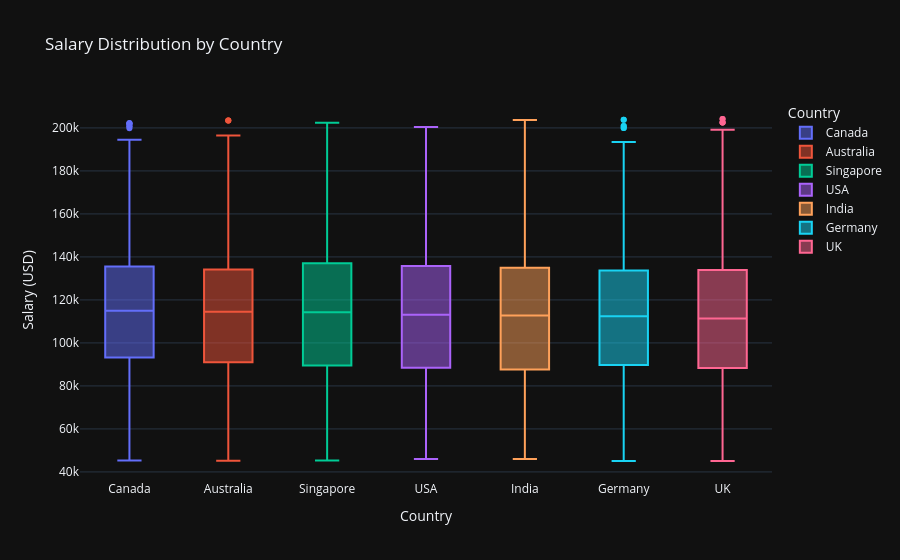

Notebook code cell kept with this figure:
### Code cell
### 6. Salary by Country
country_order = ai_df.groupby('country')['salary'].median().sort_values(ascending=False).index.tolist()
fig = px.box(ai_df, x='country', y='salary', color='country',
             title='Salary Distribution by Country',
             category_orders={'country': country_order},
             labels={'country': 'Country', 'salary': 'Salary (USD)'})
fig.show()

### Figure 1 — Plotly figure (JSON) as saved in the notebook; plotly's stock layout.template omitted (floating-point values rounded to 4 significant figures; data arrays with more than 128 entries replaced by an {"elided": "..."} marker saying what was removed)
{"data": [{"alignmentgroup": "True", "hovertemplate": "Country=%{x}<br>Salary (USD)=%{y}<extra></extra>", "legendgroup": "Canada", "marker": {"color": "#636efa"}, "name": "Canada", "notched": false, "offsetgroup": "Canada", "orientation": "v", "showlegend": true, "x": {"elided": "2211 str values"}, "x0": " ", "xaxis": "x", "y": {"elided": "2211 int values"}, "y0": " ", "yaxis": "y", "type": "box"}, {"alignmentgroup": "True", "hovertemplate": "Country=%{x}<br>Salary (USD)=%{y}<extra></extra>", "legendgroup": "Australia", "marker": {"color": "#EF553B"}, "name": "Australia", "notched": false, "offsetgroup": "Australia", "orientation": "v", "showlegend": true, "x": {"elided": "2212 str values"}, "x0": " ", "xaxis": "x", "y": {"elided": "2212 int values"}, "y0": " ", "yaxis": "y", "type": "box"}, {"alignmentgroup": "True", "hovertemplate": "Country=%{x}<br>Salary (USD)=%{y}<extra></extra>", "legendgroup": "Singapore", "marker": {"color": "#00cc96"}, "name": "Singapore", "notched": false, "offsetgroup": "Singapore", "orientation": "v", "showlegend": true, "x": {"elided": "2264 str values"}, "x0": " ", "xaxis": "x", "y": {"elided": "2264 int values"}, "y0": " ", "yaxis": "y", "type": "box"}, {"alignmentgroup": "True", "hovertemplate": "Country=%{x}<br>Salary (USD)=%{y}<extra></extra>", "legendgroup": "USA", "marker": {"color": "#ab63fa"}, "name": "USA", "notched": false, "offsetgroup": "USA", "orientation": "v", "showlegend": true, "x": {"elided": "2202 str values"}, "x0": " ", "xaxis": "x", "y": {"elided": "2202 int values"}, "y0": " ", "yaxis": "y", "type": "box"}, {"alignmentgroup": "True", "hovertemplate": "Country=%{x}<br>Salary (USD)=%{y}<extra></extra>", "legendgroup": "India", "marker": {"color": "#FFA15A"}, "name": "India", "notched": false, "offsetgroup": "India", "orientation": "v", "showlegend": true, "x": {"elided": "2252 str values"}, "x0": " ", "xaxis": "x", "y": {"elided": "2252 int values"}, "y0": " ", "yaxis": "y", "type": "box"}, {"alignmentgroup": "True", "hovertemplate": "Country=%{x}<br>Salary (USD)=%{y}<extra></extra>", "legendgroup": "Germany", "marker": {"color": "#19d3f3"}, "name": "Germany", "notched": false, "offsetgroup": "Germany", "orientation": "v", "showlegend": true, "x": {"elided": "2193 str values"}, "x0": " ", "xaxis": "x", "y": {"elided": "2193 int values"}, "y0": " ", "yaxis": "y", "type": "box"}, {"alignmentgroup": "True", "hovertemplate": "Country=%{x}<br>Salary (USD)=%{y}<extra></extra>", "legendgroup": "UK", "marker": {"color": "#FF6692"}, "name": "UK", "notched": false, "offsetgroup": "UK", "orientation": "v", "showlegend": true, "x": {"elided": "2184 str values"}, "x0": " ", "xaxis": "x", "y": {"elided": "2184 int values"}, "y0": " ", "yaxis": "y", "type": "box"}], "layout": {"xaxis": {"anchor": "y", "domain": [0.0, 1.0], "title": {"text": "Country"}, "categoryorder": "array", "categoryarray": ["Canada", "Australia", "Singapore", "USA", "India", "Germany", "UK"]}, "yaxis": {"anchor": "x", "domain": [0.0, 1.0], "title": {"text": "Salary (USD)"}}, "legend": {"title": {"text": "Country"}, "tracegroupgap": 0}, "title": {"text": "Salary Distribution by Country"}, "boxmode": "overlay"}}
